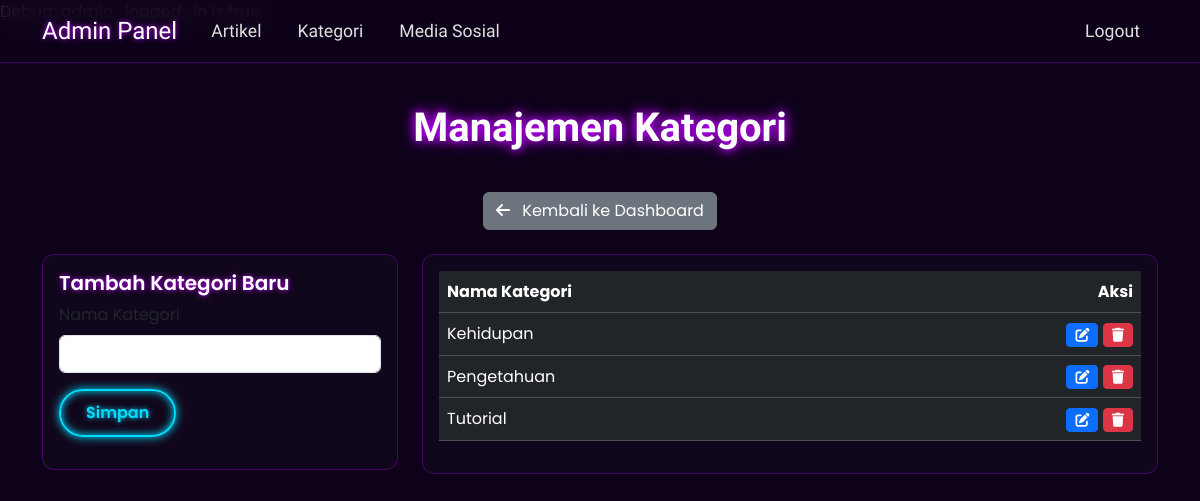
The app's page /admin/kategori.php (signed in) with its own data.
### tables this page shows
CREATE TABLE `categories` (
  `id` int(11) NOT NULL,
  `name` varchar(255) NOT NULL
);

### admin/kategori.php (the view, shortened to what this page needs)
<?php
require_once 'auth_check.php';
require_once '../config/database.php';
$name = "";
$is_editing = false;
$categories = $pdo->query("SELECT * FROM categories ORDER BY name ASC")->fetchAll(PDO::FETCH_ASSOC);
?>
<!DOCTYPE html>
<html lang="id">
<head>
    <link href="https://cdn.jsdelivr.net/npm/bootstrap@5.3.3/dist/css/bootstrap.min.css" rel="stylesheet">
    <link rel="stylesheet" href="https://cdnjs.cloudflare.com/ajax/libs/font-awesome/6.5.2/css/all.min.css">
    <link rel="stylesheet" href="../css/style.css">
</head>
<body>
    <nav class="navbar navbar-expand-lg navbar-dark fixed-top">
        <div class="container">
            <a class="navbar-brand" href="dashboard.php">Admin Panel</a>
            <div class="collapse navbar-collapse">
                <ul class="navbar-nav">
                    <li class="nav-item"><a class="nav-link" href="dashboard.php">Artikel</a></li>
                    <li class="nav-item"><a class="nav-link" href="kategori.php">Kategori</a></li>
                    <li class="nav-item"><a class="nav-link" href="manage_social_media.php">Media Sosial</a></li>
                </ul>
                <ul class="navbar-nav ms-auto">
                    <li class="nav-item"><a class="nav-link" href="logout.php">Logout</a></li>
                </ul>
            </div>
        </div>
    </nav>
    <section class="content-section content-section-padded">
        <div class="container">
            <h2 class="section-title">Manajemen Kategori</h2>
            <div class="text-center mb-4">
                <a href="dashboard.php" class="btn btn-secondary"><i class="fa-solid fa-arrow-left me-2"></i> Kembali ke Dashboard</a>
            </div>
            <div class="row">
                <div class="col-md-4">
                    <div class="card">
                        <div class="card-body">
                            <h5 class="card-title"><?= $is_editing ? 'Edit Kategori' : 'Tambah Kategori Baru' ?></h5>
                            <form action="kategori.php" method="post">
                                <div class="mb-3">
                                    <label for="name" class="form-label">Nama Kategori</label>
                                    <input type="text" name="name" id="name" class="form-control" value="<?= htmlspecialchars($name) ?>" required>
                                </div>
                                <div class="d-flex justify-content-between">
                                    <button type="submit" name="save_category" class="btn btn-custom">Simpan</button>
                                </div>
                            </form>
                        </div>
                    </div>
                </div>
                <div class="col-md-8">
                    <div class="card">
                        <div class="card-body">
                            <div class="table-responsive">
                                <table class="table table-dark table-hover">
                                    <thead>
                                        <tr>
                                            <th>Nama Kategori</th>
                                            <th class="text-end">Aksi</th>
                                        </tr>
                                    </thead>
                                    <tbody>
                                        <?php if (count($categories) > 0): ?>
                                            <?php foreach ($categories as $category): ?>
                                            <tr>
                                                <td><?= htmlspecialchars($category['name']); ?></td>
                                                <td class="text-end">
                                                    <a href="kategori.php?edit=<?= $category['id']; ?>" class="btn btn-sm btn-primary"><i class="fa-solid fa-pen-to-square"></i></a>
                                                    <a href="kategori.php?delete=<?= $category['id']; ?>" class="btn btn-sm btn-danger" onclick="return confirm('Menghapus kategori akan mengatur artikel terkait menjadi tidak berkategori. Lanjutkan?');"><i class="fa-solid fa-trash"></i></a>
                                                </td>
                                            </tr>
                                            <?php endforeach; ?>
                                        <?php else: ?>
                                            <tr>
                                                <td colspan="2" class="text-center">Belum ada kategori.</td>
                                            </tr>
                                        <?php endif; ?>
                                    </tbody>
                                </table>
                            </div>
                        </div>
                    </div>
                </div>
            </div>
        </div>
    </section>
</body>
</html>

### css/style.css (style rules this page uses)
:root { --neon-blue: #00ddff; --neon-purple: #bf00ff; --background-color: #0d021a; --card-color: rgba(20, 10, 30, 0.7); --text-color: #e0e0e0; --heading-color: #ffffff; --border-color: rgba(191, 0, 255, 0.3); }
body { font-family: 'Poppins', sans-serif; background-color: var(--background-color); color: var(--text-color); margin: 0; }
.content-section-padded { padding-top: 80px; }
.navbar { background-color: rgba(13, 2, 26, 0.8); backdrop-filter: blur(12px); border-bottom: 1px solid var(--border-color); font-family: 'Rajdhani', sans-serif; }
.navbar-collapse { justify-content: flex-end; }
.navbar-brand { color: var(--heading-color) !important; font-size: 1.5rem; text-shadow: 0 0 5px var(--neon-purple); }
.nav-link { color: var(--text-color) !important; margin: 0 10px; transition: all 0.3s ease; font-size: 1.1rem; }
.content-section { padding: 80px 0; animation: fadeIn 1s ease-in-out; }
.section-title { font-family: 'Rajdhani', sans-serif; color: var(--heading-color); font-size: 2.5rem; font-weight: 700; margin-bottom: 40px; text-align: center; position: relative; text-shadow: 0 0 8px var(--neon-purple), 0 0 15px var(--neon-purple); }
.section-title::after { display: none; }
.card { background-color: var(--card-color); border: 1px solid var(--border-color); border-radius: 12px; transition: all 0.3s ease; backdrop-filter: blur(5px); }
.card-title { color: var(--heading-color); font-weight: 600; text-shadow: 0 0 5px var(--neon-purple); }
.btn-custom { background-color: transparent; border: 2px solid var(--neon-blue); color: var(--neon-blue); padding: 10px 25px; border-radius: 50px; font-weight: 600; text-decoration: none; transition: all 0.3s ease; text-shadow: 0 0 5px var(--neon-blue); box-shadow: 0 0 10px var(--neon-blue), inset 0 0 8px var(--neon-blue); }

### records on screen
categories: name "Kehidupan"
categories: name "Pengetahuan"
categories: name "Tutorial"
